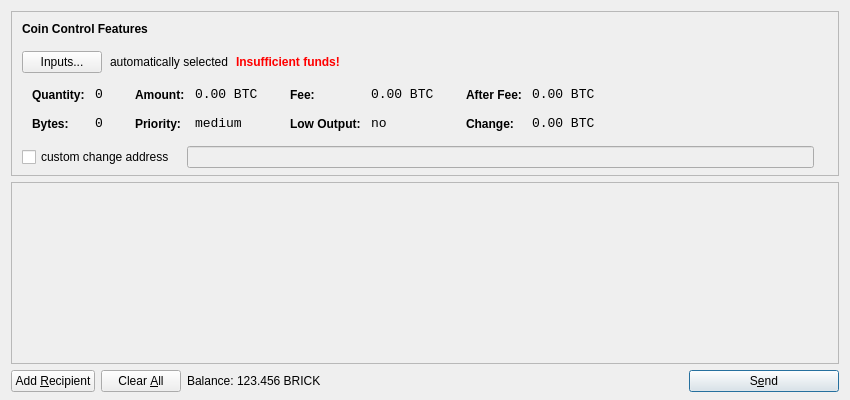
<?xml version="1.0" encoding="UTF-8"?>
<ui version="4.0">
 <class>SendCoinsDialog</class>
 <widget class="QDialog" name="SendCoinsDialog">
  <property name="geometry">
   <rect>
    <x>0</x>
    <y>0</y>
    <width>850</width>
    <height>400</height>
   </rect>
  </property>
  <property name="windowTitle">
   <string>Send Coins</string>
  </property>
  <layout class="QVBoxLayout" name="verticalLayout" stretch="0,1,0">
   <property name="bottomMargin">
    <number>8</number>
   </property>
   <item>
    <widget class="QFrame" name="frameCoinControl">
     <property name="sizePolicy">
      <sizepolicy hsizetype="Expanding" vsizetype="Expanding">
       <horstretch>0</horstretch>
       <verstretch>0</verstretch>
      </sizepolicy>
     </property>
     <property name="maximumSize">
      <size>
       <width>16777215</width>
       <height>16777215</height>
      </size>
     </property>
     <property name="frameShape">
      <enum>QFrame::StyledPanel</enum>
     </property>
     <property name="frameShadow">
      <enum>QFrame::Sunken</enum>
     </property>
     <layout class="QVBoxLayout" name="verticalLayoutCoinControl2">
      <property name="spacing">
       <number>-1</number>
      </property>
      <property name="leftMargin">
       <number>0</number>
      </property>
      <property name="topMargin">
       <number>0</number>
      </property>
      <property name="rightMargin">
       <number>0</number>
      </property>
      <property name="bottomMargin">
       <number>6</number>
      </property>
      <item>
       <layout class="QVBoxLayout" name="verticalLayoutCoinControl" stretch="0,0,0,0,1">
        <property name="spacing">
         <number>0</number>
        </property>
        <property name="leftMargin">
         <number>10</number>
        </property>
        <property name="topMargin">
         <number>10</number>
        </property>
        <item>
         <layout class="QHBoxLayout" name="horizontalLayoutCoinControl1">
          <property name="bottomMargin">
           <number>15</number>
          </property>
          <item>
           <widget class="QLabel" name="labelCoinControlFeatures">
            <property name="sizePolicy">
             <sizepolicy hsizetype="Preferred" vsizetype="Maximum">
              <horstretch>0</horstretch>
              <verstretch>0</verstretch>
             </sizepolicy>
            </property>
            <property name="font">
             <font>
              <weight>75</weight>
              <bold>true</bold>
             </font>
            </property>
            <property name="styleSheet">
             <string notr="true">font-weight:bold;</string>
            </property>
            <property name="text">
             <string>Coin Control Features</string>
            </property>
           </widget>
          </item>
         </layout>
        </item>
        <item>
         <layout class="QHBoxLayout" name="horizontalLayoutCoinControl2" stretch="0,0,0,0">
          <property name="spacing">
           <number>8</number>
          </property>
          <property name="bottomMargin">
           <number>10</number>
          </property>
          <item>
           <widget class="QPushButton" name="pushButtonCoinControl">
            <property name="styleSheet">
             <string notr="true"/>
            </property>
            <property name="text">
             <string>Inputs...</string>
            </property>
           </widget>
          </item>
          <item>
           <widget class="QLabel" name="labelCoinControlAutomaticallySelected">
            <property name="text">
             <string>automatically selected</string>
            </property>
            <property name="margin">
             <number>5</number>
            </property>
           </widget>
          </item>
          <item>
           <widget class="QLabel" name="labelCoinControlInsuffFunds">
            <property name="font">
             <font>
              <weight>75</weight>
              <bold>true</bold>
             </font>
            </property>
            <property name="styleSheet">
             <string notr="true">color:red;font-weight:bold;</string>
            </property>
            <property name="text">
             <string>Insufficient funds!</string>
            </property>
            <property name="margin">
             <number>5</number>
            </property>
           </widget>
          </item>
          <item>
           <spacer name="horizontalSpacerCoinControl">
            <property name="orientation">
             <enum>Qt::Horizontal</enum>
            </property>
            <property name="sizeHint" stdset="0">
             <size>
              <width>40</width>
              <height>1</height>
             </size>
            </property>
           </spacer>
          </item>
         </layout>
        </item>
        <item>
         <widget class="QWidget" name="widgetCoinControl" native="true">
          <property name="sizePolicy">
           <sizepolicy hsizetype="Preferred" vsizetype="Preferred">
            <horstretch>0</horstretch>
            <verstretch>0</verstretch>
           </sizepolicy>
          </property>
          <property name="minimumSize">
           <size>
            <width>0</width>
            <height>0</height>
           </size>
          </property>
          <property name="styleSheet">
           <string notr="true"/>
          </property>
          <layout class="QHBoxLayout" name="horizontalLayoutCoinControl5">
           <property name="margin">
            <number>0</number>
           </property>
           <item>
            <layout class="QHBoxLayout" name="horizontalLayoutCoinControl3" stretch="0,0,0,1">
             <property name="spacing">
              <number>20</number>
             </property>
             <property name="topMargin">
              <number>0</number>
             </property>
             <property name="bottomMargin">
              <number>10</number>
             </property>
             <item>
              <layout class="QFormLayout" name="formLayoutCoinControl1">
               <property name="horizontalSpacing">
                <number>10</number>
               </property>
               <property name="verticalSpacing">
                <number>14</number>
               </property>
               <property name="leftMargin">
                <number>10</number>
               </property>
               <property name="topMargin">
                <number>4</number>
               </property>
               <property name="rightMargin">
                <number>6</number>
               </property>
               <item row="0" column="0">
                <widget class="QLabel" name="labelCoinControlQuantityText">
                 <property name="styleSheet">
                  <string notr="true">font-weight:bold;</string>
                 </property>
                 <property name="text">
                  <string>Quantity:</string>
                 </property>
                 <property name="margin">
                  <number>0</number>
                 </property>
                </widget>
               </item>
               <item row="0" column="1">
                <widget class="QLabel" name="labelCoinControlQuantity">
                 <property name="font">
                  <font>
                   <family>Monospace</family>
                   <pointsize>10</pointsize>
                  </font>
                 </property>
                 <property name="cursor">
                  <cursorShape>IBeamCursor</cursorShape>
                 </property>
                 <property name="contextMenuPolicy">
                  <enum>Qt::ActionsContextMenu</enum>
                 </property>
                 <property name="text">
                  <string notr="true">0</string>
                 </property>
                 <property name="margin">
                  <number>0</number>
                 </property>
                 <property name="textInteractionFlags">
                  <set>Qt::LinksAccessibleByMouse|Qt::TextSelectableByKeyboard|Qt::TextSelectableByMouse</set>
                 </property>
                </widget>
               </item>
               <item row="1" column="0">
                <widget class="QLabel" name="labelCoinControlBytesText">
                 <property name="styleSheet">
                  <string notr="true">font-weight:bold;</string>
                 </property>
                 <property name="text">
                  <string>Bytes:</string>
                 </property>
                </widget>
               </item>
               <item row="1" column="1">
                <widget class="QLabel" name="labelCoinControlBytes">
                 <property name="font">
                  <font>
                   <family>Monospace</family>
                   <pointsize>10</pointsize>
                  </font>
                 </property>
                 <property name="cursor">
                  <cursorShape>IBeamCursor</cursorShape>
                 </property>
                 <property name="contextMenuPolicy">
                  <enum>Qt::ActionsContextMenu</enum>
                 </property>
                 <property name="text">
                  <string notr="true">0</string>
                 </property>
                 <property name="textInteractionFlags">
                  <set>Qt::LinksAccessibleByMouse|Qt::TextSelectableByKeyboard|Qt::TextSelectableByMouse</set>
                 </property>
                </widget>
               </item>
              </layout>
             </item>
             <item>
              <layout class="QFormLayout" name="formLayoutCoinControl2">
               <property name="horizontalSpacing">
                <number>10</number>
               </property>
               <property name="verticalSpacing">
                <number>14</number>
               </property>
               <property name="leftMargin">
                <number>6</number>
               </property>
               <property name="topMargin">
                <number>4</number>
               </property>
               <property name="rightMargin">
                <number>6</number>
               </property>
               <item row="0" column="0">
                <widget class="QLabel" name="labelCoinControlAmountText">
                 <property name="styleSheet">
                  <string notr="true">font-weight:bold;</string>
                 </property>
                 <property name="text">
                  <string>Amount:</string>
                 </property>
                 <property name="margin">
                  <number>0</number>
                 </property>
                </widget>
               </item>
               <item row="0" column="1">
                <widget class="QLabel" name="labelCoinControlAmount">
                 <property name="font">
                  <font>
                   <family>Monospace</family>
                   <pointsize>10</pointsize>
                  </font>
                 </property>
                 <property name="cursor">
                  <cursorShape>IBeamCursor</cursorShape>
                 </property>
                 <property name="contextMenuPolicy">
                  <enum>Qt::ActionsContextMenu</enum>
                 </property>
                 <property name="text">
                  <string notr="true">0.00 BTC</string>
                 </property>
                 <property name="textInteractionFlags">
                  <set>Qt::LinksAccessibleByMouse|Qt::TextSelectableByKeyboard|Qt::TextSelectableByMouse</set>
                 </property>
                </widget>
               </item>
               <item row="1" column="0">
                <widget class="QLabel" name="labelCoinControlPriorityText">
                 <property name="styleSheet">
                  <string notr="true">font-weight:bold;</string>
                 </property>
                 <property name="text">
                  <string>Priority:</string>
                 </property>
                </widget>
               </item>
               <item row="1" column="1">
                <widget class="QLabel" name="labelCoinControlPriority">
                 <property name="font">
                  <font>
                   <family>Monospace</family>
                   <pointsize>10</pointsize>
                  </font>
                 </property>
                 <property name="cursor">
                  <cursorShape>IBeamCursor</cursorShape>
                 </property>
                 <property name="contextMenuPolicy">
                  <enum>Qt::ActionsContextMenu</enum>
                 </property>
                 <property name="text">
                  <string>medium</string>
                 </property>
                 <property name="textInteractionFlags">
                  <set>Qt::LinksAccessibleByMouse|Qt::TextSelectableByKeyboard|Qt::TextSelectableByMouse</set>
                 </property>
                </widget>
               </item>
              </layout>
             </item>
             <item>
              <layout class="QFormLayout" name="formLayoutCoinControl3">
               <property name="horizontalSpacing">
                <number>10</number>
               </property>
               <property name="verticalSpacing">
                <number>14</number>
               </property>
               <property name="leftMargin">
                <number>6</number>
               </property>
               <property name="topMargin">
                <number>4</number>
               </property>
               <property name="rightMargin">
                <number>6</number>
               </property>
               <item row="0" column="0">
                <widget class="QLabel" name="labelCoinControlFeeText">
                 <property name="styleSheet">
                  <string notr="true">font-weight:bold;</string>
                 </property>
                 <property name="text">
                  <string>Fee:</string>
                 </property>
                 <property name="margin">
                  <number>0</number>
                 </property>
                </widget>
               </item>
               <item row="0" column="1">
                <widget class="QLabel" name="labelCoinControlFee">
                 <property name="font">
                  <font>
                   <family>Monospace</family>
                   <pointsize>10</pointsize>
                  </font>
                 </property>
                 <property name="cursor">
                  <cursorShape>IBeamCursor</cursorShape>
                 </property>
                 <property name="contextMenuPolicy">
                  <enum>Qt::ActionsContextMenu</enum>
                 </property>
                 <property name="text">
                  <string notr="true">0.00 BTC</string>
                 </property>
                 <property name="textInteractionFlags">
                  <set>Qt::LinksAccessibleByMouse|Qt::TextSelectableByKeyboard|Qt::TextSelectableByMouse</set>
                 </property>
                </widget>
               </item>
               <item row="1" column="0">
                <widget class="QLabel" name="labelCoinControlLowOutputText">
                 <property name="styleSheet">
                  <string notr="true">font-weight:bold;</string>
                 </property>
                 <property name="text">
                  <string>Low Output:</string>
                 </property>
                </widget>
               </item>
               <item row="1" column="1">
                <widget class="QLabel" name="labelCoinControlLowOutput">
                 <property name="font">
                  <font>
                   <family>Monospace</family>
                   <pointsize>10</pointsize>
                  </font>
                 </property>
                 <property name="cursor">
                  <cursorShape>IBeamCursor</cursorShape>
                 </property>
                 <property name="contextMenuPolicy">
                  <enum>Qt::ActionsContextMenu</enum>
                 </property>
                 <property name="text">
                  <string>no</string>
                 </property>
                 <property name="textInteractionFlags">
                  <set>Qt::LinksAccessibleByMouse|Qt::TextSelectableByKeyboard|Qt::TextSelectableByMouse</set>
                 </property>
                </widget>
               </item>
              </layout>
             </item>
             <item>
              <layout class="QFormLayout" name="formLayoutCoinControl4">
               <property name="horizontalSpacing">
                <number>10</number>
               </property>
               <property name="verticalSpacing">
                <number>14</number>
               </property>
               <property name="leftMargin">
                <number>6</number>
               </property>
               <property name="topMargin">
                <number>4</number>
               </property>
               <property name="rightMargin">
                <number>6</number>
               </property>
               <item row="0" column="0">
                <widget class="QLabel" name="labelCoinControlAfterFeeText">
                 <property name="styleSheet">
                  <string notr="true">font-weight:bold;</string>
                 </property>
                 <property name="text">
                  <string>After Fee:</string>
                 </property>
                 <property name="margin">
                  <number>0</number>
                 </property>
                </widget>
               </item>
               <item row="0" column="1">
                <widget class="QLabel" name="labelCoinControlAfterFee">
                 <property name="font">
                  <font>
                   <family>Monospace</family>
                   <pointsize>10</pointsize>
                  </font>
                 </property>
                 <property name="cursor">
                  <cursorShape>IBeamCursor</cursorShape>
                 </property>
                 <property name="contextMenuPolicy">
                  <enum>Qt::ActionsContextMenu</enum>
                 </property>
                 <property name="text">
                  <string notr="true">0.00 BTC</string>
                 </property>
                 <property name="textInteractionFlags">
                  <set>Qt::LinksAccessibleByMouse|Qt::TextSelectableByKeyboard|Qt::TextSelectableByMouse</set>
                 </property>
                </widget>
               </item>
               <item row="1" column="0">
                <widget class="QLabel" name="labelCoinControlChangeText">
                 <property name="styleSheet">
                  <string notr="true">font-weight:bold;</string>
                 </property>
                 <property name="text">
                  <string>Change:</string>
                 </property>
                </widget>
               </item>
               <item row="1" column="1">
                <widget class="QLabel" name="labelCoinControlChange">
                 <property name="font">
                  <font>
                   <family>Monospace</family>
                   <pointsize>10</pointsize>
                  </font>
                 </property>
                 <property name="cursor">
                  <cursorShape>IBeamCursor</cursorShape>
                 </property>
                 <property name="contextMenuPolicy">
                  <enum>Qt::ActionsContextMenu</enum>
                 </property>
                 <property name="text">
                  <string notr="true">0.00 BTC</string>
                 </property>
                 <property name="textInteractionFlags">
                  <set>Qt::LinksAccessibleByMouse|Qt::TextSelectableByKeyboard|Qt::TextSelectableByMouse</set>
                 </property>
                </widget>
               </item>
              </layout>
             </item>
            </layout>
           </item>
          </layout>
         </widget>
        </item>
        <item>
         <layout class="QHBoxLayout" name="horizontalLayoutCoinControl4" stretch="0,0,0">
          <property name="spacing">
           <number>12</number>
          </property>
          <property name="sizeConstraint">
           <enum>QLayout::SetDefaultConstraint</enum>
          </property>
          <property name="topMargin">
           <number>5</number>
          </property>
          <property name="rightMargin">
           <number>5</number>
          </property>
          <item>
           <widget class="QCheckBox" name="checkBoxCoinControlChange">
            <property name="text">
             <string>custom change address</string>
            </property>
           </widget>
          </item>
          <item>
           <widget class="QLineEdit" name="lineEditCoinControlChange">
            <property name="enabled">
             <bool>false</bool>
            </property>
            <property name="sizePolicy">
             <sizepolicy hsizetype="Expanding" vsizetype="Fixed">
              <horstretch>0</horstretch>
              <verstretch>0</verstretch>
             </sizepolicy>
            </property>
           </widget>
          </item>
          <item>
           <widget class="QLabel" name="labelCoinControlChangeLabel">
            <property name="sizePolicy">
             <sizepolicy hsizetype="Preferred" vsizetype="Expanding">
              <horstretch>0</horstretch>
              <verstretch>0</verstretch>
             </sizepolicy>
            </property>
            <property name="minimumSize">
             <size>
              <width>0</width>
              <height>0</height>
             </size>
            </property>
            <property name="text">
             <string/>
            </property>
            <property name="margin">
             <number>3</number>
            </property>
           </widget>
          </item>
         </layout>
        </item>
        <item>
         <spacer name="verticalSpacerCoinControl">
          <property name="orientation">
           <enum>Qt::Vertical</enum>
          </property>
          <property name="sizeHint" stdset="0">
           <size>
            <width>800</width>
            <height>1</height>
           </size>
          </property>
         </spacer>
        </item>
       </layout>
      </item>
     </layout>
    </widget>
   </item>
   <item>
    <widget class="QScrollArea" name="scrollArea">
     <property name="widgetResizable">
      <bool>true</bool>
     </property>
     <widget class="QWidget" name="scrollAreaWidgetContents">
      <property name="geometry">
       <rect>
        <x>0</x>
        <y>0</y>
        <width>830</width>
        <height>165</height>
       </rect>
      </property>
      <layout class="QVBoxLayout" name="verticalLayout_2">
       <property name="margin">
        <number>0</number>
       </property>
       <item>
        <layout class="QVBoxLayout" name="entries">
         <property name="spacing">
          <number>6</number>
         </property>
        </layout>
       </item>
       <item>
        <spacer name="verticalSpacer">
         <property name="orientation">
          <enum>Qt::Vertical</enum>
         </property>
         <property name="sizeHint" stdset="0">
          <size>
           <width>20</width>
           <height>40</height>
          </size>
         </property>
        </spacer>
       </item>
      </layout>
     </widget>
    </widget>
   </item>
   <item>
    <layout class="QHBoxLayout" name="horizontalLayout">
     <item>
      <widget class="QPushButton" name="addButton">
       <property name="toolTip">
        <string>Send to multiple recipients at once</string>
       </property>
       <property name="text">
        <string>Add &amp;Recipient</string>
       </property>
       <property name="icon">
        <iconset resource="../bitcoin.qrc">
         <normaloff>:/icons/add</normaloff>:/icons/add</iconset>
       </property>
       <property name="autoDefault">
        <bool>false</bool>
       </property>
      </widget>
     </item>
     <item>
      <widget class="QPushButton" name="clearButton">
       <property name="sizePolicy">
        <sizepolicy hsizetype="Minimum" vsizetype="Fixed">
         <horstretch>0</horstretch>
         <verstretch>0</verstretch>
        </sizepolicy>
       </property>
       <property name="toolTip">
        <string>Remove all transaction fields</string>
       </property>
       <property name="text">
        <string>Clear &amp;All</string>
       </property>
       <property name="icon">
        <iconset resource="../bitcoin.qrc">
         <normaloff>:/icons/remove</normaloff>:/icons/remove</iconset>
       </property>
       <property name="autoRepeatDelay">
        <number>300</number>
       </property>
       <property name="autoDefault">
        <bool>false</bool>
       </property>
      </widget>
     </item>
     <item>
      <layout class="QHBoxLayout" name="horizontalLayout_2">
       <property name="spacing">
        <number>3</number>
       </property>
       <item>
        <widget class="QLabel" name="label">
         <property name="text">
          <string>Balance:</string>
         </property>
        </widget>
       </item>
       <item>
        <widget class="QLabel" name="labelBalance">
         <property name="cursor">
          <cursorShape>IBeamCursor</cursorShape>
         </property>
         <property name="text">
          <string>123.456 BRICK</string>
         </property>
         <property name="textInteractionFlags">
          <set>Qt::LinksAccessibleByMouse|Qt::TextSelectableByKeyboard|Qt::TextSelectableByMouse</set>
         </property>
        </widget>
       </item>
      </layout>
     </item>
     <item>
      <spacer name="horizontalSpacer">
       <property name="orientation">
        <enum>Qt::Horizontal</enum>
       </property>
       <property name="sizeHint" stdset="0">
        <size>
         <width>40</width>
         <height>20</height>
        </size>
       </property>
      </spacer>
     </item>
     <item>
      <widget class="QPushButton" name="sendButton">
       <property name="minimumSize">
        <size>
         <width>150</width>
         <height>0</height>
        </size>
       </property>
       <property name="toolTip">
        <string>Confirm the send action</string>
       </property>
       <property name="text">
        <string>S&amp;end</string>
       </property>
       <property name="icon">
        <iconset resource="../bitcoin.qrc">
         <normaloff>:/icons/send</normaloff>:/icons/send</iconset>
       </property>
       <property name="default">
        <bool>true</bool>
       </property>
      </widget>
     </item>
    </layout>
   </item>
  </layout>
 </widget>
 <resources>
  <include location="../bitcoin.qrc"/>
 </resources>
 <connections/>
</ui>
